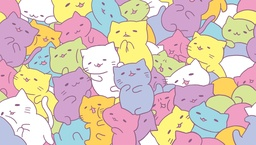
#> input picture imagem.jpg, 256 x 145 px, shrunk from 1280 x 723 before the run
$ python histograma.py
#> lines starting #> are read from the running program, lines starting #| are printed output that depends on the picture
#Histograma:
#Gráfico que mostra os canais de cores qao longo da imagem:
#Mostra a quantidade de vezes que uma cor aparece na imagem
#Tentar otimizar o código depois
import cv2
import matplotlib.pyplot as plt
#as plt: para se refirir à biblioteca para aplicar seus métodos

imagem = cv2.imread("imagem.jpg")
#> imagem is the input picture: shape (145, 256, 3); mean B, G, R 184.5, 198, 217.6

#Listas vazias para guardar canais de cor:
blue = []
red = []
green = []

for i in range(0, imagem.shape[0]):#Percorre as linhas
    for j in range(0, imagem.shape[1]):
        blue.append(imagem[i][j][0])
        red.append(imagem[i][j][0])
        green.append(imagem[i][j][0])
#> after the loop, blue = 37120 items; green = 37120 items; red = 37120 items

#Cria uma liosta para saber os valores sem repetir
blue_sem_repeticao = sorted(set(blue))#Organiza e tira repetição
#> blue_sem_repeticao = 210 values from 28 to 255
red_sem_repeticao = sorted(set(red))
#> red_sem_repeticao = 210 values from 28 to 255
green_sem_repeticao = sorted(set(green))
#> green_sem_repeticao = 210 values from 28 to 255

tamanho_blue_1 = len(blue)
#> tamanho_blue_1 = 37120
tamanho_red_1 = len(red)
#> tamanho_red_1 = 37120
tamanho_green_1 = len(green)
#> tamanho_green_1 = 37120

tamanho_blue_2 = len(blue_sem_repeticao)
#> tamanho_blue_2 = 210
tamanho_red_2 = len(red_sem_repeticao)
#> tamanho_red_2 = 210
tamanho_green_2 = len(green_sem_repeticao)
#> tamanho_green_2 = 210

resultado_blue = []
resultado_red = []
resultado_green = []

#2 laços para contagem da quantidade de cada num:
for i in range(0, tamanho_blue_2):
    soma = 0
    for j in range(0, tamanho_blue_1):
        if(blue_sem_repeticao[i] == blue[j]):
            soma += 1
    resultado_blue.append(soma)

print(resultado_blue)
#> (printed output is left out)

for i in range(0, tamanho_red_2):
    soma = 0
    for j in range(0, tamanho_red_1):
        if(red_sem_repeticao[i] == red[j]):
            soma += 1
    resultado_red.append(soma)

print(resultado_red)
#> (printed output is left out)

for i in range(0, tamanho_green_2):
    soma = 0
    for j in range(0, tamanho_green_1):
        if(green_sem_repeticao[i] == green[j]):
            soma += 1
    resultado_green.append(soma)

print(resultado_green)
#> (printed output is left out)

#Plotar o gráfico:
plt.plot(resultado_blue, color='blue')
plt.plot(resultado_green, color='green')
plt.plot(resultado_red, color='red')
plt.show()
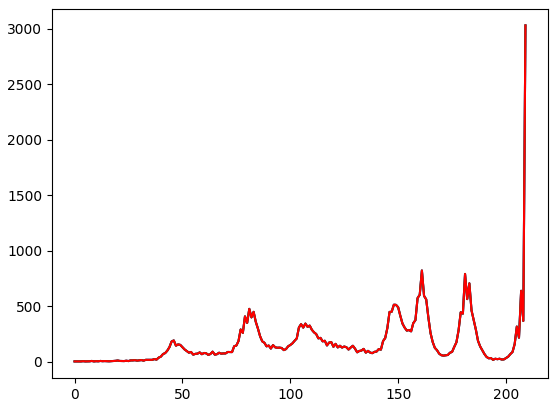
#> figure drawn by matplotlib, 1 panel; curve peaks at x = 209, y = 3032; curve peaks at x = 209, y = 3032; curve peaks at x = 209, y = 3032
